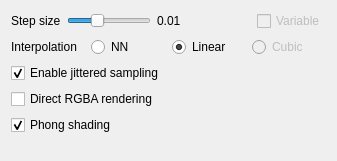
<?xml version="1.0" encoding="UTF-8"?>
<ui version="4.0">
 <class>DialogRaycastingSettings</class>
 <widget class="QDialog" name="DialogRaycastingSettings">
  <property name="geometry">
   <rect>
    <x>0</x>
    <y>0</y>
    <width>337</width>
    <height>161</height>
   </rect>
  </property>
  <property name="windowTitle">
   <string>Raycasting settings</string>
  </property>
  <layout class="QGridLayout" name="gridLayout">
   <item row="0" column="0">
    <layout class="QHBoxLayout" name="horizontalLayout">
     <item>
      <widget class="QLabel" name="labelStepSize">
       <property name="text">
        <string>Step size</string>
       </property>
      </widget>
     </item>
     <item>
      <widget class="QSlider" name="sliderStepSize">
       <property name="maximum">
        <number>9</number>
       </property>
       <property name="pageStep">
        <number>1</number>
       </property>
       <property name="value">
        <number>3</number>
       </property>
       <property name="sliderPosition">
        <number>3</number>
       </property>
       <property name="orientation">
        <enum>Qt::Horizontal</enum>
       </property>
       <property name="tickPosition">
        <enum>QSlider::NoTicks</enum>
       </property>
      </widget>
     </item>
     <item>
      <widget class="QLabel" name="labelstepSizeValue">
       <property name="text">
        <string>0.01</string>
       </property>
      </widget>
     </item>
     <item>
      <spacer name="horizontalSpacer">
       <property name="orientation">
        <enum>Qt::Horizontal</enum>
       </property>
       <property name="sizeHint" stdset="0">
        <size>
         <width>28</width>
         <height>20</height>
        </size>
       </property>
      </spacer>
     </item>
     <item>
      <widget class="QCheckBox" name="checkBoxVariableStep">
       <property name="enabled">
        <bool>false</bool>
       </property>
       <property name="text">
        <string>Variable</string>
       </property>
       <property name="checkable">
        <bool>true</bool>
       </property>
      </widget>
     </item>
    </layout>
   </item>
   <item row="1" column="0">
    <layout class="QHBoxLayout" name="horizontalLayout_2">
     <item>
      <widget class="QLabel" name="labelInterpolation">
       <property name="text">
        <string>Interpolation </string>
       </property>
      </widget>
     </item>
     <item>
      <widget class="QRadioButton" name="radioButtonInterpolationNN">
       <property name="text">
        <string>NN</string>
       </property>
      </widget>
     </item>
     <item>
      <widget class="QRadioButton" name="radioButtonInterpolationLinear">
       <property name="text">
        <string>Linear</string>
       </property>
       <property name="checked">
        <bool>true</bool>
       </property>
      </widget>
     </item>
     <item>
      <widget class="QRadioButton" name="radioButtonInterpolationCubic">
       <property name="enabled">
        <bool>false</bool>
       </property>
       <property name="text">
        <string>Cubic</string>
       </property>
      </widget>
     </item>
    </layout>
   </item>
   <item row="2" column="0">
    <widget class="QCheckBox" name="checkBoxJittered">
     <property name="text">
      <string>Enable jittered sampling</string>
     </property>
     <property name="checked">
      <bool>true</bool>
     </property>
    </widget>
   </item>
   <item row="3" column="0">
    <widget class="QCheckBox" name="checkBoxDirectRGBA">
     <property name="text">
      <string>Direct RGBA rendering</string>
     </property>
     <property name="checked">
      <bool>false</bool>
     </property>
    </widget>
   </item>
   <item row="4" column="0">
    <widget class="QCheckBox" name="checkBoxPhongShading">
     <property name="text">
      <string>Phong shading</string>
     </property>
     <property name="checked">
      <bool>true</bool>
     </property>
    </widget>
   </item>
   <item row="5" column="0">
    <spacer name="verticalSpacer">
     <property name="orientation">
      <enum>Qt::Vertical</enum>
     </property>
     <property name="sizeHint" stdset="0">
      <size>
       <width>20</width>
       <height>10</height>
      </size>
     </property>
    </spacer>
   </item>
  </layout>
 </widget>
 <resources/>
 <connections/>
</ui>
